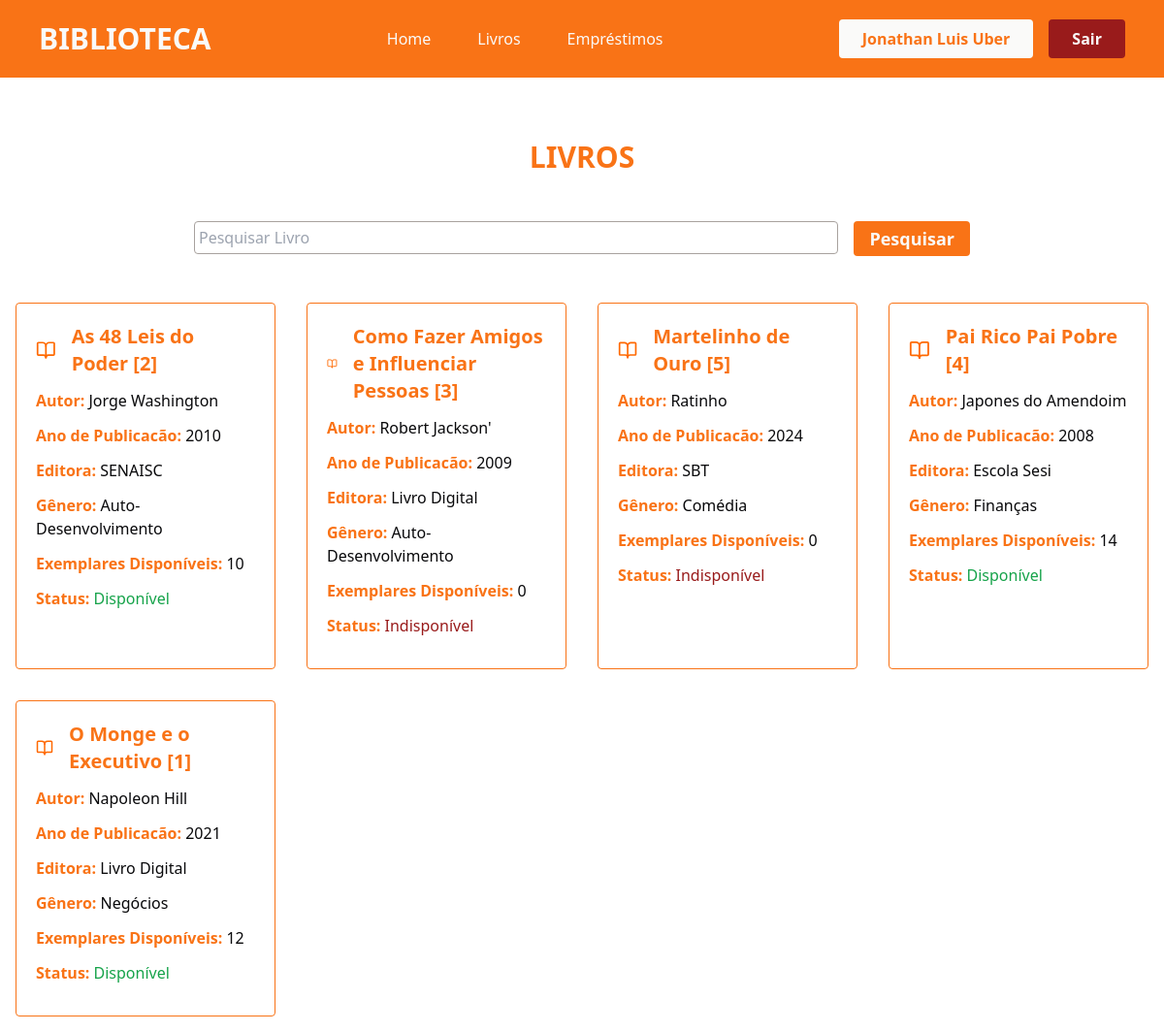
Before: /livros/ (signed in) with the older database file.
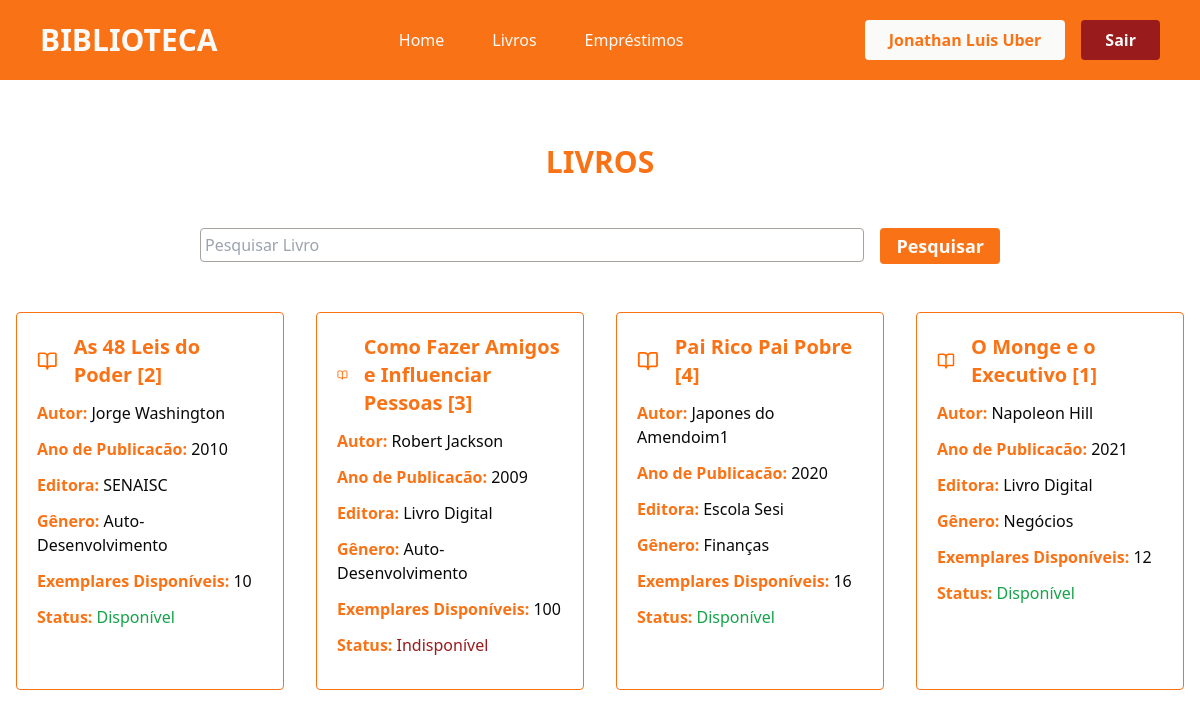
After: the same page with the newer database file.
### app/models.py (models this page shows)
class User(db.Model, UserMixin):
    id = db.Column(db.Integer, primary_key=True)
    nome = db.Column(db.String(100), nullable=True)
    telefone = db.Column(db.String(100), nullable=True)
    email = db.Column(db.String(100), nullable=True)
    senha = db.Column(db.String(100), nullable=True)
    emprestimos = db.relationship('Emprestimo', backref='user', lazy=True)

class Livro(db.Model):
    id = db.Column(db.Integer, primary_key=True)
    titulo = db.Column(db.String(100), nullable=True)
    autor = db.Column(db.String(100), nullable=True)
    editora = db.Column(db.String(100), nullable=True)
    anoPublicacao = db.Column(db.Integer, nullable=True)
    genero = db.Column(db.String(100), nullable=True)
    quantidade_disponivel = db.Column(db.Integer, nullable=True)
    status = db.Column(db.String(100), nullable=True)
    emprestimos = db.relationship('Emprestimo', backref='livro', lazy=True)

### app/views.py (the view)
@app.route('/livros/')
@login_required
def livros():
    if request.method == 'GET':
        pesquisa = request.args.get('pesquisa', '')
    dados = Livro.query.order_by('genero')
    if pesquisa != '':
        dados = dados.filter(Livro.titulo.ilike(f'%{pesquisa}%'))
    livros = {'dados' : dados.all()}
    return render_template('livros.html', livros=livros)

### app/models.py (called while the page is built)
@login_manager.user_loader
def load_user(user_id):
    return User.query.get(user_id)

### app/templates/livros.html (shortened to what this page needs)
{% extends "head.html" %}
{% block content %}
<div class="container-livros flex flex-col justify-center align-center">
    <div class="titulo mt-[4rem] flex-col justify-center items-center">
        <h2 class="text-3xl text-center text-orange-500 font-bold">LIVROS </h2>
    </div>
    <div class="pesquisa mt-[3rem] flex justify-center">
        <form action="" method="get" class="flex flex-row gap-4 w-[800px]">
                <div class="w-full">
                    <input type="text" name="pesquisa" class="w-full border-[1px] rounded border-stone-400 px-1 py-1 outline-orange-500 outline-2" placeholder="Pesquisar Livro">
                </div>
                <div class="w-70">
                    <button type="submit" class="bg-orange-500 w-full text-stone-50 font-semibold text-lg rounded py-1 px-4 hover:bg-orange-700 cursor-pointer transition-all duration-500">Pesquisar</button>
                </div>
            </form>
    </div>
    <section class="usuarios flex justify-center mt-[3rem] px-4">
        <div class="lista-usuarios grid grid-cols-4 gap-[2rem] mb-[1rem] w-[1500px]">
            {% for livro in livros.dados %}
                <div class="card-usuario border-orange-500 border-[1px] rounded p-5">
                    <div class="nome-svg flex flex-row gap-4 items-center justify-start">
                        <h2 class="text-xl font-semibold text-orange-500">{{livro.titulo}} [{{livro.id}}]</h2>
                    </div>
                    <p class="mt-3 text-orange-500 font-semibold">Autor: <span class="text-zinc-950 font-normal">{{livro.autor}}</span></p>
                    <p class="mt-3 text-orange-500 font-semibold">Ano de Publicacão: <span class="text-zinc-950 font-normal">{{livro.anoPublicacao}}</span></p>
                    <p class="mt-3 text-orange-500 font-semibold">Editora: <span class="text-zinc-950 font-normal">{{livro.editora}}</span></p>
                    <p class="mt-3 text-orange-500 font-semibold">Gênero: <span class="text-zinc-950 font-normal">{{livro.genero}}</span></p>
                    <p class="mt-3 text-orange-500 font-semibold">Exemplares Disponíveis: <span class="text-zinc-950 font-normal">{{livro.quantidade_disponivel}}</span></p>
                    <p class="mt-3 mb-3 text-orange-500 font-semibold">Status:{% if livro.status == 'Indisponível' %} <span class="text-red-800 font-normal">{{livro.status}}</span> {% else %} <span class="text-green-600 font-normal">{{livro.status}}</span> {% endif %} </p>
                </div>
            {% endfor %}
        </div>
    </section>
</div>
{% endblock %}

### app/templates/head.html (shortened to what this page needs)
<!DOCTYPE html>
<html lang="pt-br" class="box-border">
<head>
    <link rel="stylesheet" href="{{ url_for('static', filename='style.css') }}">
    <script src="https://cdn.tailwindcss.com"></script>
</head>
<body>
        {% block content %} {% endblock %}
</body>
</html>

### app/templates/header.html (shortened to what this page needs)
{% extends "head.html" %}
{% block content %}
<header class="font-sans px-10 py-5 bg-orange-500">
    <div class="container-header flex justify-between items-center">
        <div class="logo text-stone-50 font-bold text-3xl">
            <h1>BIBLIOTECA</h1>
        </div>
        <nav class="nav flex gap-12 text-stone-50 font-medium">
            <a href="{{ url_for('homepage') }}">Home</a>
            <a href="{{ url_for('livros') }}">Livros</a>
            <a href="{{ url_for('emprestimos') }}">Empréstimos</a>
        </nav>
        <div class="login flex gap-4">
            {% if current_user.is_authenticated %}
            <p class="bg-stone-50 px-6 py-2 text-orange-500 rounded font-semibold">{{current_user.nome}}</p>
                <a href="{{ url_for('logout') }}" class="bg-red-800 px-6 py-2 text-stone-50 rounded font-semibold cursor-pointer hover:bg-red-900 transition-all duration-500">Sair</a>
            {% endif %}
        </div>
    </div>
</header>
{% endblock %}

Changed rows visible on the page:
removed Livro: titulo "Martelinho de Ouro", id "5", autor "Ratinho", anoPublicacao "2024", editora "SBT", genero "Comédia", quantidade_disponivel "0", status "Indisponível"
changed Livro "Como Fazer Amigos e Influenciar Pessoas": autor "Robert Jackson'" → "Robert Jackson"; quantidade_disponivel "0" → "100"
changed Livro "Pai Rico Pai Pobre": autor "Japones do Amendoim" → "Japones do Amendoim1"; anoPublicacao "2008" → "2020"; quantidade_disponivel "14" → "16"
